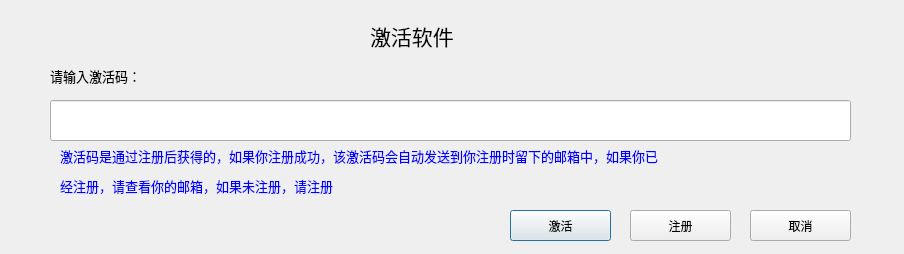
<?xml version="1.0" encoding="UTF-8"?>
<ui version="4.0">
 <class>Dialog</class>
 <widget class="QDialog" name="Dialog">
  <property name="geometry">
   <rect>
    <x>0</x>
    <y>0</y>
    <width>904</width>
    <height>254</height>
   </rect>
  </property>
  <property name="windowTitle">
   <string>Dialog</string>
  </property>
  <widget class="QPushButton" name="pushButton">
   <property name="geometry">
    <rect>
     <x>510</x>
     <y>210</y>
     <width>101</width>
     <height>31</height>
    </rect>
   </property>
   <property name="text">
    <string>激活</string>
   </property>
  </widget>
  <widget class="QLabel" name="label_6">
   <property name="geometry">
    <rect>
     <x>60</x>
     <y>140</y>
     <width>831</width>
     <height>31</height>
    </rect>
   </property>
   <property name="font">
    <font>
     <family>微软雅黑</family>
     <pointsize>10</pointsize>
    </font>
   </property>
   <property name="styleSheet">
    <string notr="true">color: rgb(0, 0, 255);</string>
   </property>
   <property name="text">
    <string>激活码是通过注册后获得的，如果你注册成功，该激活码会自动发送到你注册时留下的邮箱中，如果你已</string>
   </property>
  </widget>
  <widget class="QLabel" name="label">
   <property name="geometry">
    <rect>
     <x>370</x>
     <y>10</y>
     <width>161</width>
     <height>51</height>
    </rect>
   </property>
   <property name="font">
    <font>
     <family>微软雅黑</family>
     <pointsize>16</pointsize>
    </font>
   </property>
   <property name="text">
    <string>激活软件</string>
   </property>
  </widget>
  <widget class="QLabel" name="label_5">
   <property name="geometry">
    <rect>
     <x>50</x>
     <y>60</y>
     <width>131</width>
     <height>31</height>
    </rect>
   </property>
   <property name="font">
    <font>
     <family>微软雅黑</family>
     <pointsize>10</pointsize>
    </font>
   </property>
   <property name="text">
    <string>请输入激活码：</string>
   </property>
  </widget>
  <widget class="QLineEdit" name="lineEdit_input">
   <property name="geometry">
    <rect>
     <x>50</x>
     <y>100</y>
     <width>801</width>
     <height>41</height>
    </rect>
   </property>
   <property name="font">
    <font>
     <family>微软雅黑</family>
     <pointsize>10</pointsize>
    </font>
   </property>
   <property name="text">
    <string/>
   </property>
  </widget>
  <widget class="QPushButton" name="pushButton_2">
   <property name="geometry">
    <rect>
     <x>750</x>
     <y>210</y>
     <width>101</width>
     <height>31</height>
    </rect>
   </property>
   <property name="text">
    <string>取消</string>
   </property>
  </widget>
  <widget class="QLabel" name="label_7">
   <property name="geometry">
    <rect>
     <x>60</x>
     <y>170</y>
     <width>831</width>
     <height>31</height>
    </rect>
   </property>
   <property name="font">
    <font>
     <family>微软雅黑</family>
     <pointsize>10</pointsize>
    </font>
   </property>
   <property name="styleSheet">
    <string notr="true">color: rgb(0, 0, 255);</string>
   </property>
   <property name="text">
    <string>经注册，请查看你的邮箱，如果未注册，请注册</string>
   </property>
  </widget>
  <widget class="QPushButton" name="pushButton_reg">
   <property name="geometry">
    <rect>
     <x>630</x>
     <y>210</y>
     <width>101</width>
     <height>31</height>
    </rect>
   </property>
   <property name="text">
    <string>注册</string>
   </property>
  </widget>
 </widget>
 <resources/>
 <connections>
  <connection>
   <sender>pushButton_2</sender>
   <signal>clicked()</signal>
   <receiver>Dialog</receiver>
   <slot>close()</slot>
   <hints>
    <hint type="sourcelabel">
     <x>401</x>
     <y>345</y>
    </hint>
    <hint type="destinationlabel">
     <x>459</x>
     <y>329</y>
    </hint>
   </hints>
  </connection>
 </connections>
</ui>
